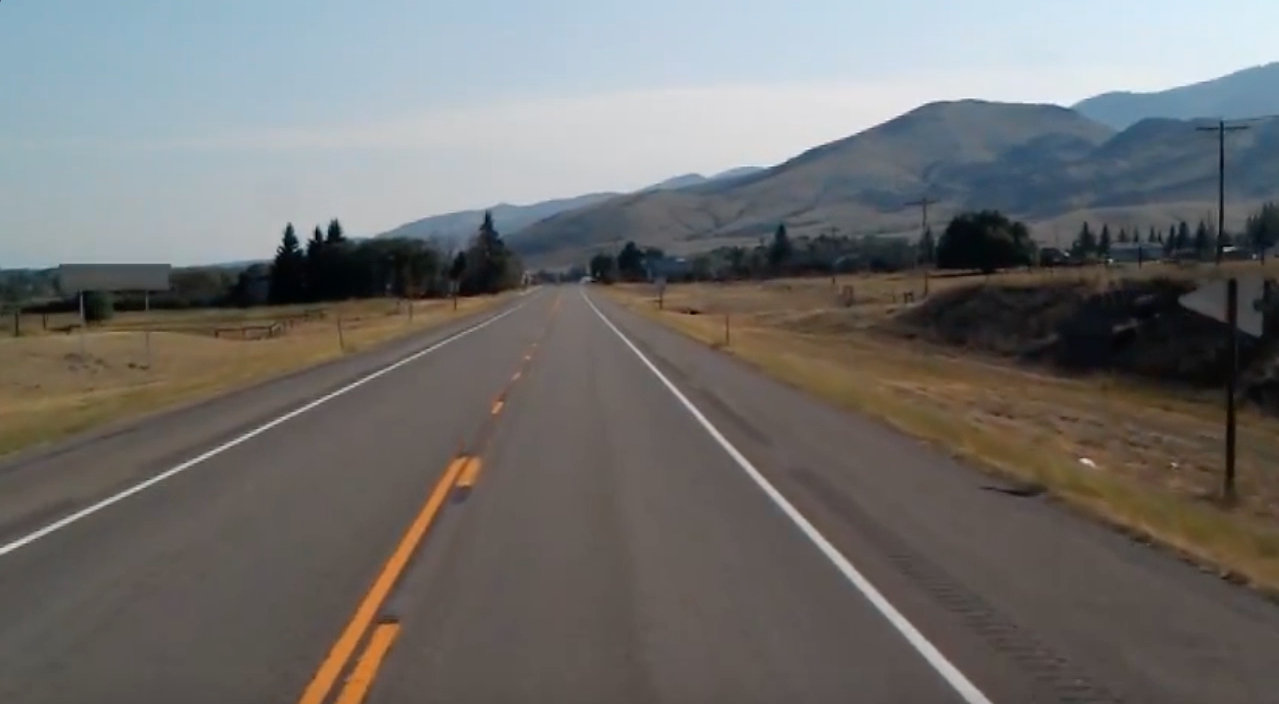
#> input picture Chapter 5/test_image.jpg, 1279 x 704 px
$ jupyter execute 'Chapter 5 Code Notebook.ipynb'   (text cells are left out)
#> lines starting #> are read from the running program, lines starting #| are printed output that depends on the picture; after the words box and inside, x2 and y2 are one past the last pixel; in counts of white or black regions, pixels touching at a corner belong together; pictures that were not available may be replaced by others from this repository, and a replacement may not be noted
[cell 1]
#Importing openCV
import cv2

#Displaying image

image = cv2.imread('test_image.jpg')
#> image is the input picture: shape (704, 1279, 3); mean B, G, R 109.7, 111.3, 112.3
cv2.imshow('input_image', image)
cv2.waitKey(0)
cv2.destroyAllWindows()

[cell 2]
import cv2
import numpy as np

[cell 3]
image = cv2.imread('test_image.jpg')

[cell 4]
lanelines_image = np.copy(image)

[cell 5]
gray_conversion= cv2.cvtColor(lanelines_image, cv2.COLOR_RGB2GRAY)

[cell 6]
#Displaying grayscale image

cv2.imshow('input_image', gray_conversion)
cv2.waitKey(0)
cv2.destroyAllWindows()

[cell 7]
#Smoothing the image

import cv2
import numpy as np

[cell 8]
image = cv2.imread('test_image.jpg')
lanelines_image = np.copy(image)

[cell 9]
gray_conversion= cv2.cvtColor(lanelines_image, cv2.COLOR_RGB2GRAY)

[cell 10]
blur_conversion = cv2.GaussianBlur(gray_conversion, (5,5),0)

[cell 11]
cv2.imshow('input_image', blur_conversion)
cv2.waitKey(0)
cv2.destroyAllWindows()

[cell 12]
import cv2
import numpy as np

[cell 13]
image = cv2.imread('test_image.jpg')

[cell 14]
lanelines_image = np.copy(image)

[cell 15]
gray_conversion= cv2.cvtColor(lanelines_image, cv2.COLOR_RGB2GRAY)

[cell 16]
blur_conversion = cv2.GaussianBlur(gray_conversion, (5,5),0)

[cell 17]
canny_conversion = cv2.Canny(blur_conversion, 50,155)
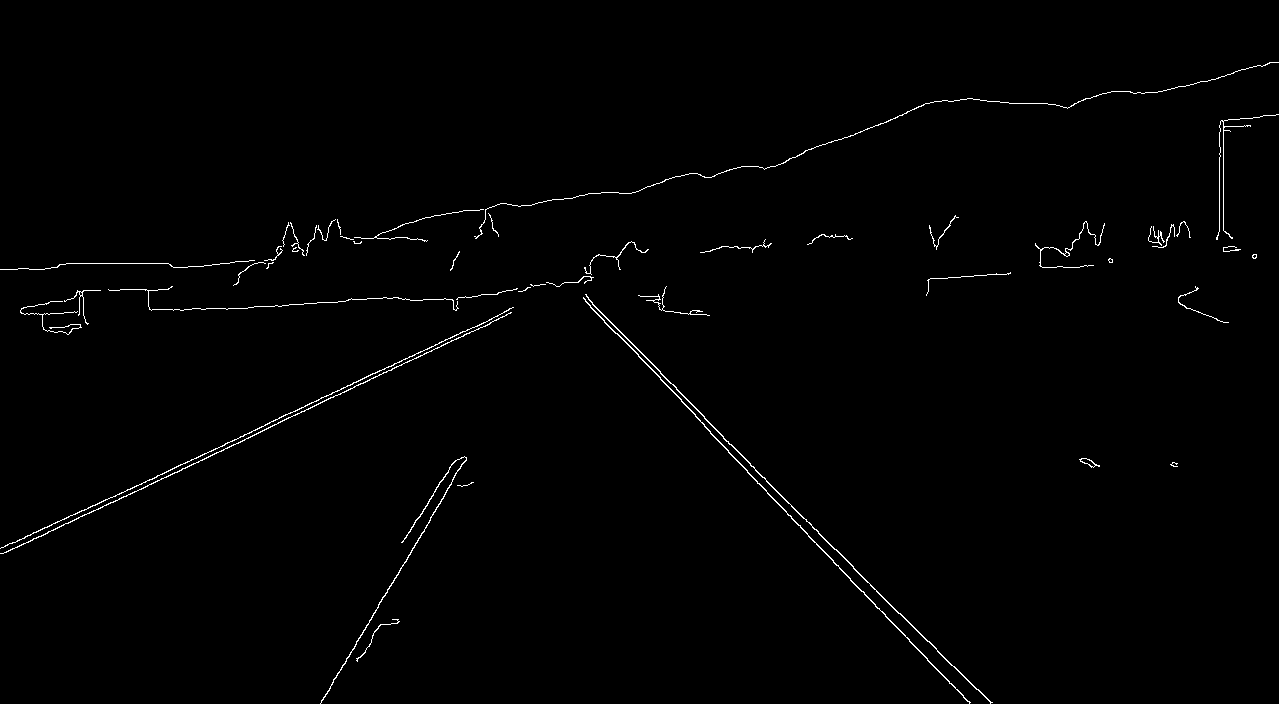
#> canny_conversion: shape (704, 1279); 0.87% white in thin lines or dots

[cell 18]
cv2.imshow('input_image', canny_conversion)
cv2.waitKey(0)
cv2.destroyAllWindows()

[cell 19]
import cv2
import numpy as np
import matplotlib.pyplot as plt

[cell 20]
def canny_edge(image):
          gray_conversion= cv2.cvtColor(image, cv2.COLOR_RGB2GRAY)
          blur_conversion = cv2.GaussianBlur(gray_conversion, (5,5),0)
          canny_conversion = cv2.Canny(blur_conversion, 50,150)
          return canny_conversion

[cell 21]
def reg_of_interest(image):
        Image_height = image.shape[0]
        polygons = np.array([[(200, Image_height), (1100, Image_height), (550, 250)]])
        image_mask = np.zeros_like(image)
        cv2.fillPoly(image_mask, polygons, 255)
        return image_mask

[cell 22]
image = cv2.imread('test_image.jpg')
lanelines_image = np.copy(image)
canny_conversion = canny_edge(lanelines_image)
#> in canny_edge, `canny_conversion = cv2.Canny(blur_conversion, 50,150)`: canny_conversion: shape (704, 1279); 0.91% white in thin lines or dots

[cell 23]
cv2.imshow('result', reg_of_interest(canny_conversion))
#> in reg_of_interest, `cv2.fillPoly(image_mask, polygons, 255)`: image_mask: shape (704, 1279); 22.7% white; 1 white region, box (x1, y1, x2, y2) and area: (200, 250, 1100, 704) 204575
cv2.waitKey(0)
cv2.destroyAllWindows()

[cell 24]
# Applying bitwise_and

import cv2
import numpy as np
import matplotlib.pyplot as plt

[cell 25]
def canny_edge(image):
         gray_conversion= cv2.cvtColor(image, cv2.COLOR_RGB2GRAY)
         blur_conversion = cv2.GaussianBlur(gray_conversion, (5,5),0)
         canny_conversion = cv2.Canny(blur_conversion, 50,150)
         return canny_conversion

[cell 26]
def reg_of_interest(image):
         image_height = image.shape[0]
         polygons = np.array([[(200, image_height), (1100, image_height), (551, 250)]])
         image_mask = np.zeros_like(image)
         cv2.fillPoly(image_mask, polygons, 255)
         masking_image = cv2.bitwise_and(image,image_mask)
         return masking_image

[cell 27]
image = cv2.imread('test_image.jpg')

[cell 28]
lanelines_image = np.copy(image)

[cell 29]
canny_conversion = canny_edge(lanelines_image)

[cell 30]
cropped_image = reg_of_interest(canny_conversion)
#> in reg_of_interest, `masking_image = cv2.bitwise_and(image,image_mask)`: masking_image: shape (704, 1279); 0.26% white in thin lines or dots, all inside (x1, y1, x2, y2) = (320, 276, 993, 704)

[cell 31]
cv2.imshow('result', cropped_image)
cv2.waitKey(0)
cv2.destroyAllWindows()

[cell 32]
#Applying the Hough transform

import cv2
import numpy as np
import matplotlib.pyplot as plt

[cell 33]
# [5 lines left out: function canny_egde, not called in this run]

[cell 34]
def reg_of_interest(image):
         image_height = image.shape[0]
         polygons = np.array([[(200, image_height), (1100, image_height), (551, 250)]])
         image_mask = np.zeros_like(image)
         cv2.fillPoly(image_mask, polygons, 255)
         masking_image = cv2.bitwise_and(image,image_mask)
         return masking_image

[cell 35]
def show_lines(image, lines):
            lines_image = np.zeros_like(image)
            if lines is not None:
                for line in lines:
                    X1, Y1, X2, Y2 = line.reshape(4)
                    cv2.line(lines_image, (X1, Y1), (X2, Y2), (255,0,0), 10)
            return lines_image

[cell 36]
image = cv2.imread('test_image.jpg')

[cell 37]
lanelines_image = np.copy(image)

[cell 38]
canny_conv = canny_edge(lanelines_image)

[cell 39]
cropped_image = reg_of_interest(canny_conv)

[cell 40]
lane_lines = cv2.HoughLinesP(cropped_image, 2, np.pi/180, 100, np.array([]), minLineLength= 40, maxLineGap=5)
#> lane_lines = [[750, 465, 834, 549], [767, 493, 969, 702], [900, 613, 976, 689], [320, 703, 430, 520], [588, 299, 660, 371], [617, 333, 695, 414], [704, 418, 927, 641], [665, 384, 762, 487], [402, 542, 455, 460], [592, 304, 704, 416]]

[cell 41]
linelines_image = show_lines(lanelines_image, lane_lines)
#> the loop in show_lines, `for line in lines:` made 10 passes

[cell 42]
cv2.imshow('result', linelines_image)
cv2.waitKey(0)
cv2.destroyAllWindows()

[cell 43]
#Combining with actual image

image = cv2.imread('test_image.jpg')
lane_image = np.copy(image)
canny = canny_edge(lane_image)
cropped_image = reg_of_interest(canny)
lines = cv2.HoughLinesP(cropped_image, 2, np.pi/180, 100, np.array([]), minLineLength= 40, maxLineGap=5)
#> lines has the same summary as lane_lines
line_image = show_lines(lane_image, lines)
#> the loop in show_lines (call 2), `for line in lines:` made 10 passes
combine_image = cv2.addWeighted(lane_image, 0.8, line_image, 1, 1)

[cell 44]
cv2.imshow('result', combine_image)
cv2.waitKey(0)
cv2.destroyAllWindows()

[cell 45]
#Optimization the detected road markings

import cv2
import numpy as np
import matplotlib.pyplot as plt

[cell 46]
def make_coordinates(image, line_parameters):
          slope, intercept = line_parameters
          y1 = image.shape[0]
          y2 = int(y1*(3/5))
          x1 = int((y1- intercept)/slope)
          x2 = int((y2 - intercept)/slope)
          return np.array([x1, y1, x2, y2])

[cell 47]
def average_slope_intercept(image, lines):
          left_fit = []
          right_fit = []
          for line in lines:
            x1, y1, x2, y2 = line.reshape(4)
            parameter = np.polyfit((x1, x2), (y1, y2), 1)
            slope = parameter[0]
            intercept = parameter[1]
            if slope < 0:
              left_fit.append((slope, intercept))
            else:
              right_fit.append((slope, intercept))
          left_fit_average =np.average(left_fit, axis=0)
          right_fit_average = np.average(right_fit, axis =0)
          left_line =make_coordinates(image, left_fit_average)
          right_line = make_coordinates(image, right_fit_average)

          return np.array([left_line, right_line])

[cell 48]
def canny_edge(image):
         gray_coversion= cv2.cvtColor(image, cv2.COLOR_RGB2GRAY)
         blur_conversion = cv2.GaussianBlur(gray_conversion, (5,5),0)
         canny_conversion = cv2.Canny(blur_conversion, 50,150)
         return canny_conversion

[cell 49]
def show_lines(image, lines):
          lanelines_image = np.zeros_like(image)
          if lines is not None:
            for line in lines:
              X1, Y1, X2, Y2 = line.reshape(4)
              cv2.line(lanelines_image, (X1, Y1), (X2, Y2), (255,0,0), 10)
          return lanelines_image

[cell 50]
def reg_of_interest(image):
          image_height = image.shape[0]
          polygons = np.array([[(200, image_height), (1100, image_height), (551, 250)]])
          image_mask = np.zeros_like(image)
          cv2.fillPoly(image_mask, polygons, 255)
          masking_image = cv2.bitwise_and(image,image_mask)
          return masking_image

[cell 51]
image = cv2.imread('test_image.jpg')

[cell 52]
lanelines_image = np.copy(image)

[cell 53]
canny_image = canny_edge(lanelines_image)

[cell 54]
cropped_image = reg_of_interest(canny_image)

[cell 55]
lines = cv2.HoughLinesP(cropped_image, 2, np.pi/180, 100, np.array([]), minLineLength= 40, maxLineGap=5)

[cell 56]
averaged_lines = average_slope_intercept(lanelines_image, lines)
#> the loop in average_slope_intercept, `for line in lines:` made 10 passes
#> (x1, y1, x2, y2, slope, intercept) on passes 1 to 10: (750, 465, 834, 549, 1, -285), (767, 493, 969, 702, 1.03, -300.6), (900, 613, 976, 689, 1, -287), (320, 703, 430, 520, -1.66, 1235.4), (588, 299, 660, 371, 1, -289), (617, 333, 695, 414, 1.04, -307.7), (704, 418, 927, 641, 1, -286), (665, 384, 762, 487, 1.06, -322.1), (402, 542, 455, 460, -1.55, 1164), (592, 304, 704, 416, 1, -288)
#> after the loop in average_slope_intercept, `for line in lines:`: left_fit = [(-1.66, 1235.4), (-1.55, 1164)]; right_fit = [(1, -285), (1.03, -300.6), (1, -287), (1, -289), (1.04, -307.7), (1, -286), (1.06, -322.1), (1, -288)]
#> in average_slope_intercept, `left_fit_average =np.average(left_fit, axis=0)`: left_fit_average = [-1.61, 1199.7]
#> in average_slope_intercept, `right_fit_average = np.average(right_fit, axis =0)`: right_fit_average = [1.02, -295.7]
#> in make_coordinates, `slope, intercept = line_parameters`: slope = -1.61; intercept = 1199.7
#> in make_coordinates, `x1 = int((y1- intercept)/slope)`: x1 = 308
#> in make_coordinates, `x2 = int((y2 - intercept)/slope)`: x2 = 484
#> in average_slope_intercept, `left_line =make_coordinates(image, left_fit_average)`: left_line = [308, 704, 484, 422]
#> in average_slope_intercept, `right_line = make_coordinates(image, right_fit_average)`: right_line = [983, 704, 705, 422]
#> averaged_lines = [[308, 704, 484, 422], [983, 704, 705, 422]]

[cell 57]
line_image = show_lines(lanelines_image, averaged_lines)
#> the loop in show_lines, `for line in lines:` made 2 passes

[cell 58]
combine_image = cv2.addWeighted(lanelines_image, 0.8, line_image, 1, 1)

[cell 59]
cv2.imshow('result', combine_image)
cv2.waitKey(0)
cv2.destroyAllWindows()

[cell 60]
#Detecting road markings in video

import cv2
import numpy as np
import matplotlib.pyplot as plt

[cell 61]
def make_coordinates(image, line_parameters):
          try:
            slope, intercept = line_parameters
          except TypeError:
            slope, intercept = 0.001,0
          #slope, intercept = line_parameters
          y1 = image.shape[0]
          y2 = int(y1*(3/5))
          x1 = int((y1- intercept)/slope)
          x2 = int((y2 - intercept)/slope)
          return np.array([x1, y1, x2, y2])

[cell 62]
def average_slope_intercept(image, lines):
          left_fit = []
          right_fit = []
          for line in lines:
            x1, y1, x2, y2 = line.reshape(4)
            parameter = np.polyfit((x1, x2), (y1, y2), 1)
            slope = parameter[0]
            intercept = parameter[1]
            if slope < 0:
              left_fit.append((slope, intercept))
            else:
              right_fit.append((slope, intercept))
          left_fit_average =np.average(left_fit, axis=0)
          right_fit_average = np.average(right_fit, axis =0)
          left_line =make_coordinates(image, left_fit_average)
          right_line = make_coordinates(image, right_fit_average)

          return np.array([left_line, right_line])

[cell 63]
def canny_edge(image):
         gray_conversion= cv2.cvtColor(image, cv2.COLOR_RGB2GRAY)
         blur_conversion = cv2.GaussianBlur(gray_conversion, (5,5),0)
         canny_conversion = cv2.Canny(blur_conversion, 50,150)
         return canny_conversion

[cell 64]
def show_lines(image, lines):
          line_image = np.zeros_like(image)
          if lines is not None:
            for line in lines:
              x1, y1, x2, y2 = line.reshape(4)
              cv2.line(line_image, (x1, y1), (x2, y2), (255,0,0), 10)
          return line_image

[cell 65]
def reg_of_interest(image):
          image_height = image.shape[0]
          polygons = np.array([[(200, image_height), (1100, image_height), (550, 250)]])
          image_mask = np.zeros_like(image)
          cv2.fillPoly(image_mask, polygons, 255)
          masking_image = cv2.bitwise_and(image,image_mask)
          return masking_image

[cell 66]
cap = cv2.VideoCapture("test2.mp4")

[cell 67]
while(cap.isOpened()):
            _, frame = cap.read()
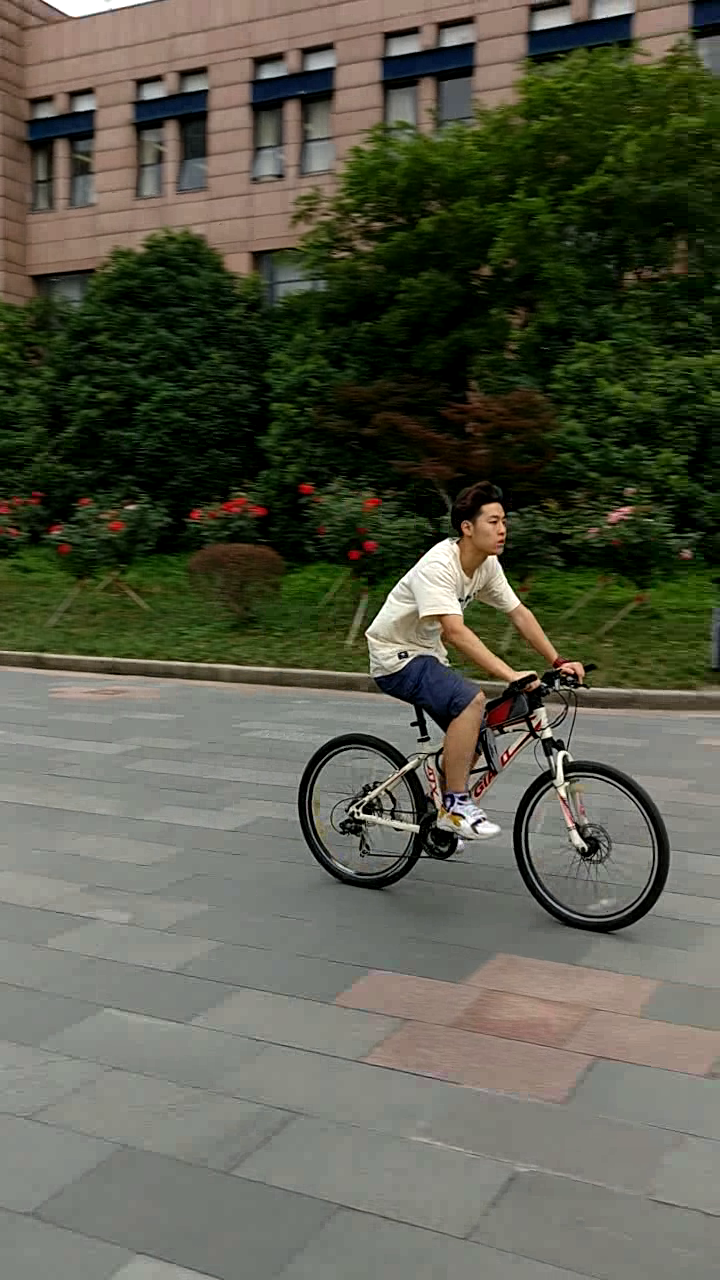
#> input picture frame 6 of Chapter 11/videos/test/library1.mp4, 720 x 1280 px, given in place of test2.mp4, which was not available
#> frame is the input picture: shape (1280, 720, 3); mean B, G, R 74.7, 89.5, 88.1
            canny_image = canny_edge(frame)
#> in canny_edge, `canny_conversion = cv2.Canny(blur_conversion, 50,150)`: canny_conversion: shape (1280, 720); 3.9% white in thin lines or dots
            cropped_canny = reg_of_interest(canny_image)
#> in reg_of_interest, `cv2.fillPoly(image_mask, polygons, 255)`: image_mask: shape (1280, 720); 35.6% white; 1 white region, box (x1, y1, x2, y2) and area: (200, 250, 720, 1280) 328479
#> in reg_of_interest, `masking_image = cv2.bitwise_and(image,image_mask)`:
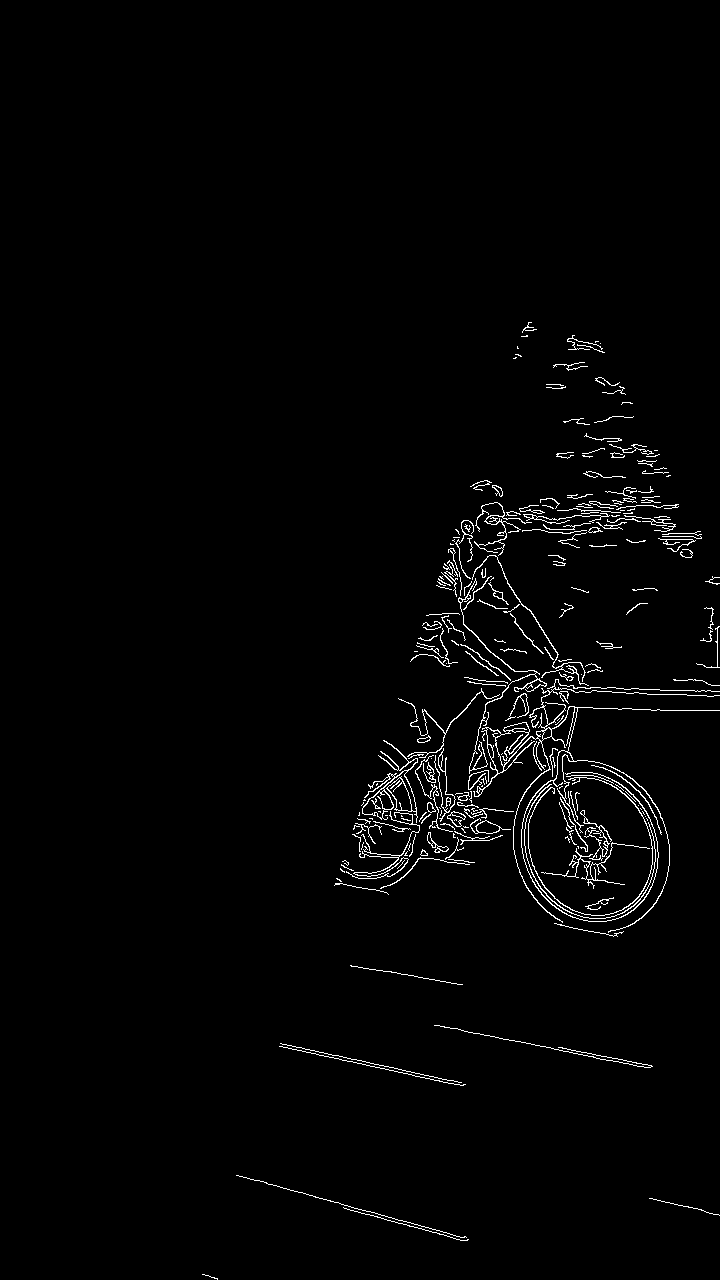
#> masking_image: shape (1280, 720); 1.7% white in thin lines or dots, all inside (x1, y1, x2, y2) = (202, 322, 720, 1280)
            lines = cv2.HoughLinesP(cropped_canny, 2, np.pi/180, 100,             np.array([]), minLineLength=40,maxLineGap=5)
#> lines = 21 rows, first 6: [567, 702, 567, 659], [513, 681, 543, 749], [432, 826, 510, 748], [631, 688, 719, 691], [600, 531, 632, 488], [544, 873, 607, 881]
            averaged_lines = average_slope_intercept(frame, lines)
#> the loop in average_slope_intercept, `for line in lines:` made 21 passes
#> (x1, y1, x2, y2, slope, intercept) on passes 1 to 12: (567, 702, 567, 659, 0.6, 340.2), (513, 681, 543, 749, 2.27, -481.8), (432, 826, 510, 748, -1, 1258), (631, 688, 719, 691, 0.0341, 666.5), (600, 531, 632, 488, -1.34, 1337.3), (544, 873, 607, 881, 0.127, 803.9), (491, 779, 530, 736, -1.1, 1320.4), (443, 829, 491, 781, -1, 1272), (236, 1175, 340, 1203, 0.269, 1111.5), (436, 821, 490, 767, -1, 1257), (461, 1030, 593, 1056, 0.197, 939.2), (522, 731, 544, 771, 1.82, -218.1)
#> after the loop in average_slope_intercept, `for line in lines:`: left_fit = [(-1, 1258), (-1.34, 1337.3), (-1.1, 1320.4), (-1, 1272), (-1, 1257), (-1.25, 1384.7), (-2.04, 1575.7)]; right_fit = [(0.6, 340.2), (2.27, -481.8), (0.0341, 666.5), (0.127, 803.9), (0.269, 1111.5), (0.197, 939.2), (1.82, -218.1), (0.0213, 695.6), (0.913, 224.4), (0.215, 982.7), (0.206, 986.7), (0.173, 736.3), (0.213, 986.5), (0.27, 1115)]
#> in average_slope_intercept, `left_fit_average =np.average(left_fit, axis=0)`: left_fit_average = [-1.25, 1343.6]
#> in average_slope_intercept, `right_fit_average = np.average(right_fit, axis =0)`: right_fit_average = [0.523, 634.9]
#> in make_coordinates, `slope, intercept = line_parameters`: slope = -1.25; intercept = 1343.6
#> in make_coordinates, `x1 = int((y1- intercept)/slope)`: x1 = 50
#> in make_coordinates, `x2 = int((y2 - intercept)/slope)`: x2 = 461
#> in average_slope_intercept, `left_line =make_coordinates(image, left_fit_average)`: left_line = [50, 1280, 461, 768]
#> in average_slope_intercept, `right_line = make_coordinates(image, right_fit_average)`: right_line = [1232, 1280, 254, 768]
#> averaged_lines = [[50, 1280, 461, 768], [1232, 1280, 254, 768]]
            line_image = show_lines(frame, averaged_lines)
#> the loop in show_lines, `for line in lines:` made 2 passes
            combo_image = cv2.addWeighted(frame, 0.8, line_image, 1, 1)
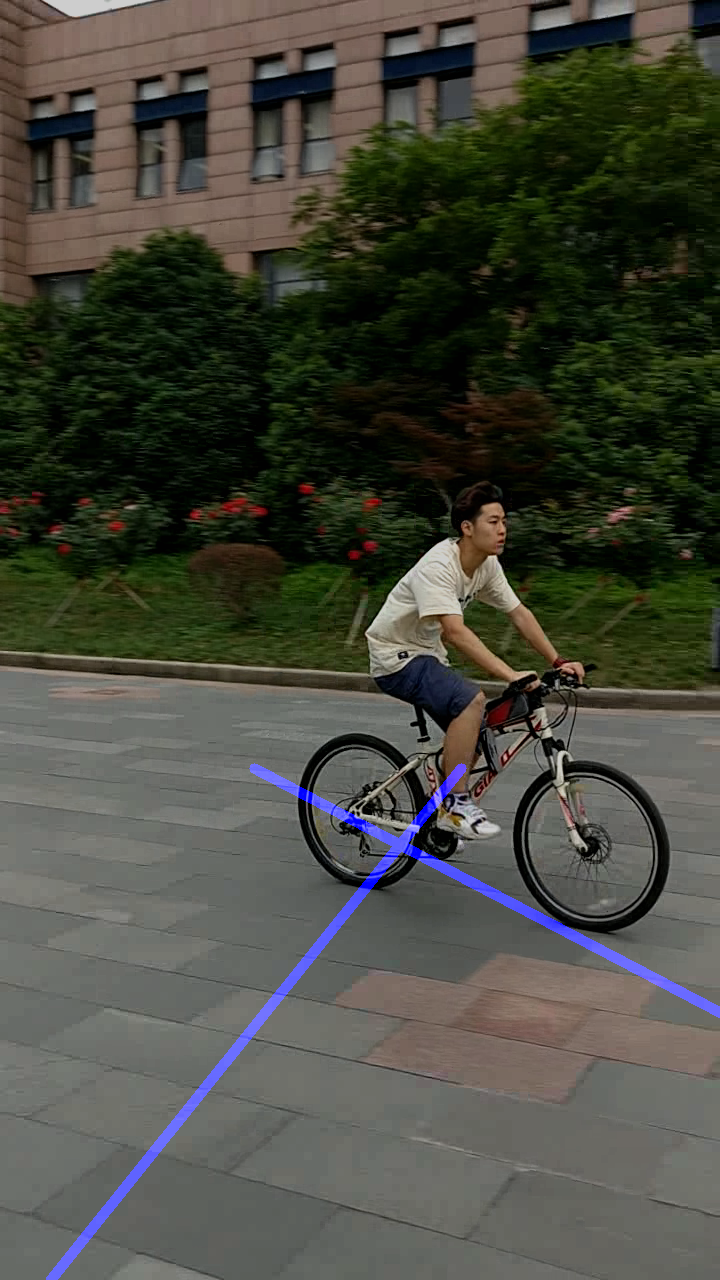
#> combo_image: shape (1280, 720, 3); mean B, G, R 63.1, 72.6, 71.5
            cv2.imshow("result", combo_image)
            if cv2.waitKey(1) & 0xFF == ord('q'):
#> (key q is pressed here)
                break
cap.release()
cv2.waitKey(0)
cv2.destroyAllWindows()
